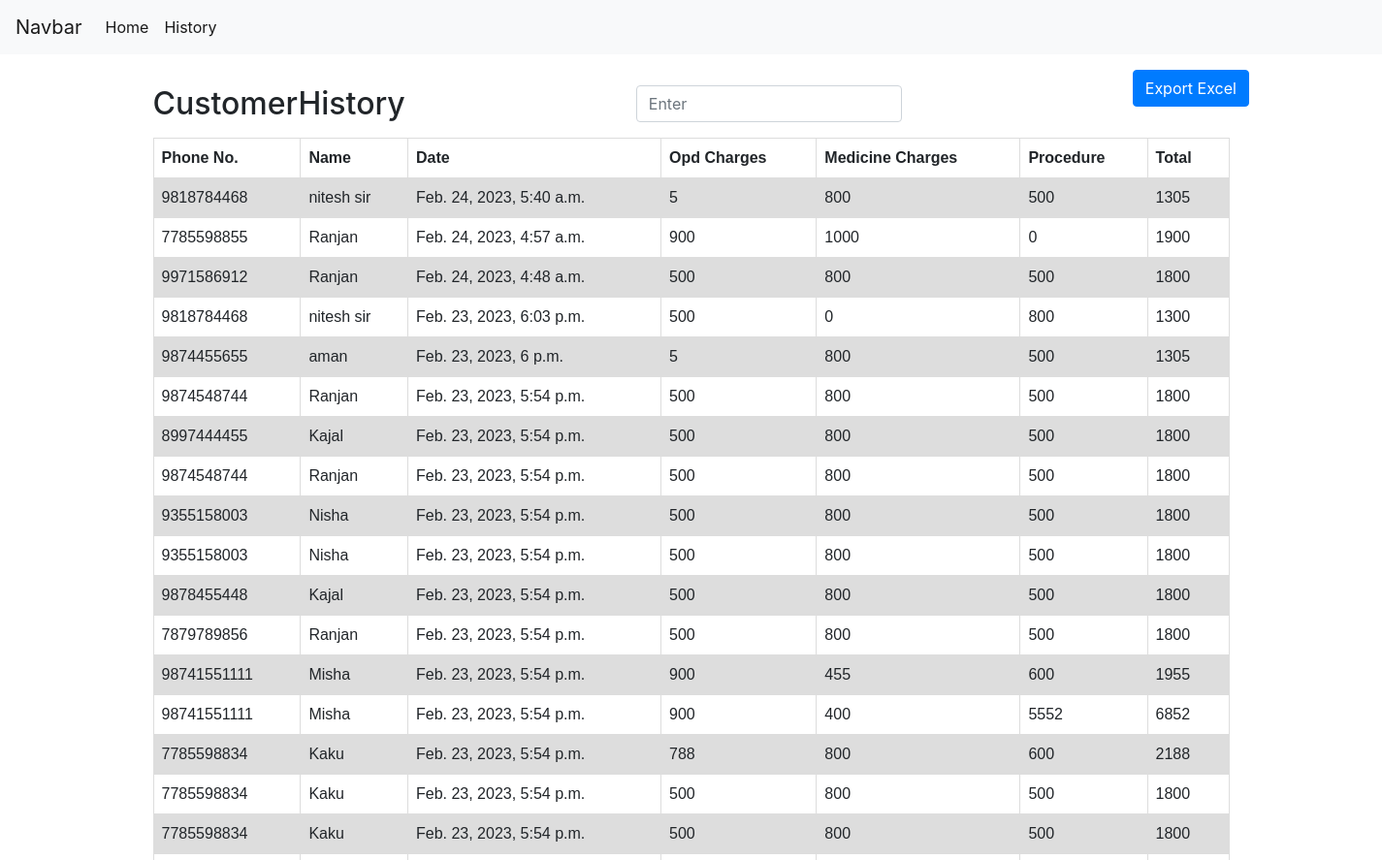
/user (upper part), run on an earlier commit of the app's database.
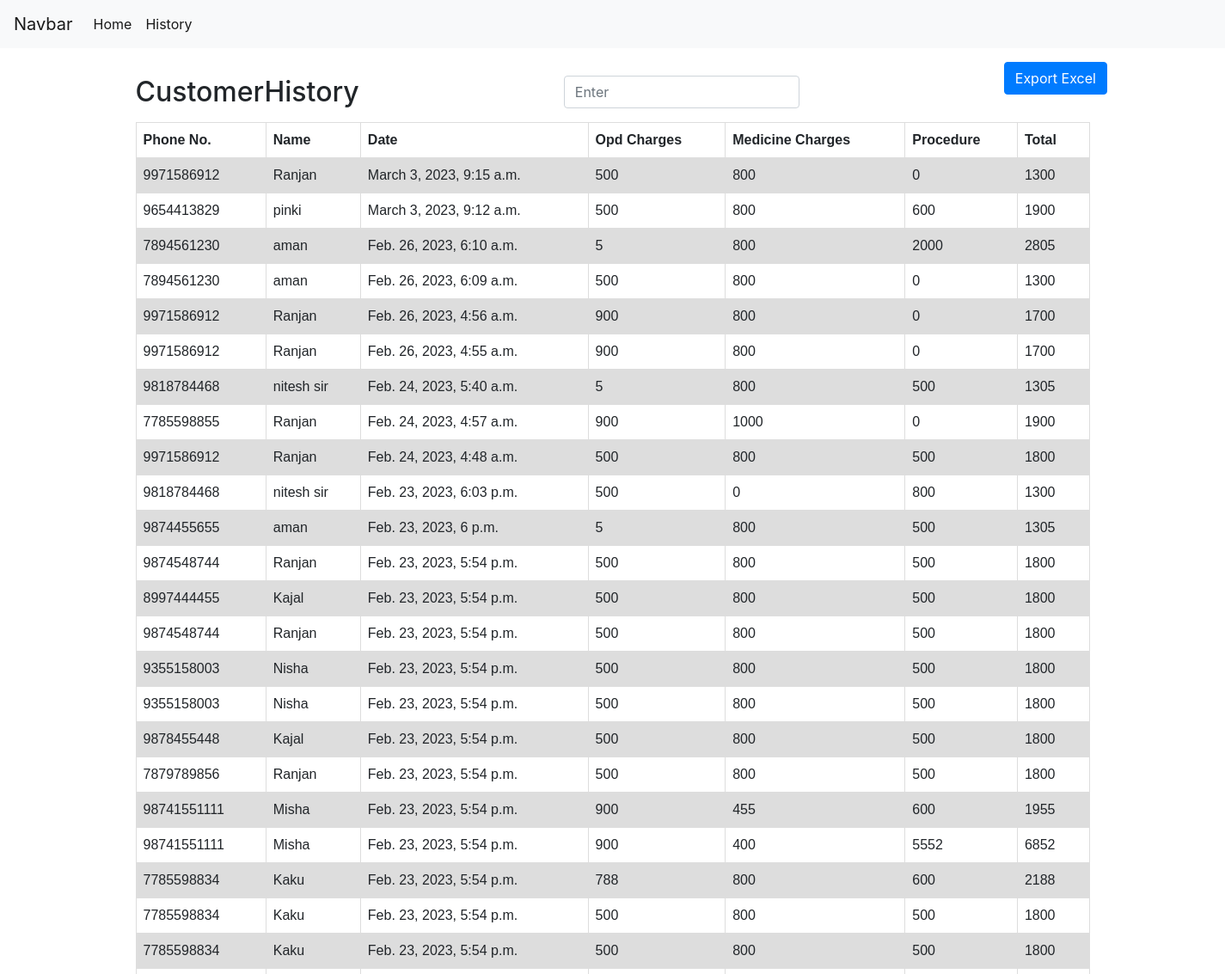
And on a later commit of the database.
### website/models.py (models this page shows, shortened)
class payment(models.Model):
    opd = models.IntegerField( null =True, blank= True)
    med = models.IntegerField(null =True, blank= True)
    procedure = models.IntegerField( null =True, blank= True)
    status = models.CharField(max_length=10, choices=STATUS_CHOICES, default='no')
    Customer_info = models.ForeignKey(Customer, on_delete=models.CASCADE, related_name='payments')
    total = models.IntegerField(null =True, blank= True)
    date = models.DateTimeField(default=timezone.now)

class Customer(models.Model):
    user = models.ForeignKey(User, on_delete=models.PROTECT, null =True, blank=True)
    name = models.CharField( max_length=50)
    dt = models.DateTimeField(default=timezone.now)
    def __str__(self):
        return self.name

### website/views.py (the view)
# urls.py: path('user', views.webview, name='userlist' ),
def webview(request):
    pt = payment.objects.all().order_by('-date')
    return render(request, 'users.html', {"pt": pt})

### website/Templates/users.html (shortened to what this page needs)
{% include 'base.html' %}
<!DOCTYPE html>
<html>
<head>
  <link rel="stylesheet" href="https://cdn.jsdelivr.net/npm/bootstrap@4.3.1/dist/css/bootstrap.min.css">
</head>
<body>
  <div class ="container my-3">
    <div class="d-flex" style ="justify-content: space-between">
      <h2 class="my-3">CustomerHistory </h2>
      <div class="col-xl-12 d-flex">
         <form action="" method="get" class="form-inline mx-auto">
            <input type="text" class="form-control" name="searchname" id= "myInput"
            placeholder="Enter">
         </form>
         <div class="col-md-4">
            <a class="btn btn-primary" href="{% url 'export-excel' %}" role="button">Export Excel</a>
         </div>
      </div>
    </div>
    <table id="myTable">
      <tr>
        <th>Phone No.</th>
        <th>Name</th>
        <th> Date</th>
        <th>Opd Charges</th>
        <th> Medicine Charges</th>
        <th> Procedure</th>
        <th> Total</th>
      </tr>
        {% for i in pt %}
        <tr class = "center">
          <td>{{i.Customer_info.user}} </td>
          <td>{{i.Customer_info}} </td>
          <td>{{i.date}} </td>
          <td>{{i.opd}} </td>
          <td>{{i.med}} </td>
          <td>{{i.procedure}} </td>
          <td>{{i.total}} </td>
        </tr>
        {% endfor%}
    </table>
</body>
</html>

What changed in the data, as far as the page shows it:
added payment: Customer_info.user "9971586912", Customer_info "Ranjan", date "March 3, 2023, 9:15 a.m.", opd "500", med "800", procedure "0", total "1300"
added payment: Customer_info.user "9654413829", Customer_info "pinki", date "March 3, 2023, 9:12 a.m.", opd "500", med "800", procedure "600", total "1900"
added payment: Customer_info.user "7894561230", Customer_info "aman", date "Feb. 26, 2023, 6:10 a.m.", opd "5", med "800", procedure "2000", total "2805"
added payment: Customer_info.user "7894561230", Customer_info "aman", date "Feb. 26, 2023, 6:09 a.m.", opd "500", med "800", procedure "0", total "1300"
added payment: Customer_info.user "9971586912", Customer_info "Ranjan", date "Feb. 26, 2023, 4:56 a.m.", opd "900", med "800", procedure "0", total "1700"
added payment: Customer_info.user "9971586912", Customer_info "Ranjan", date "Feb. 26, 2023, 4:55 a.m.", opd "900", med "800", procedure "0", total "1700"
